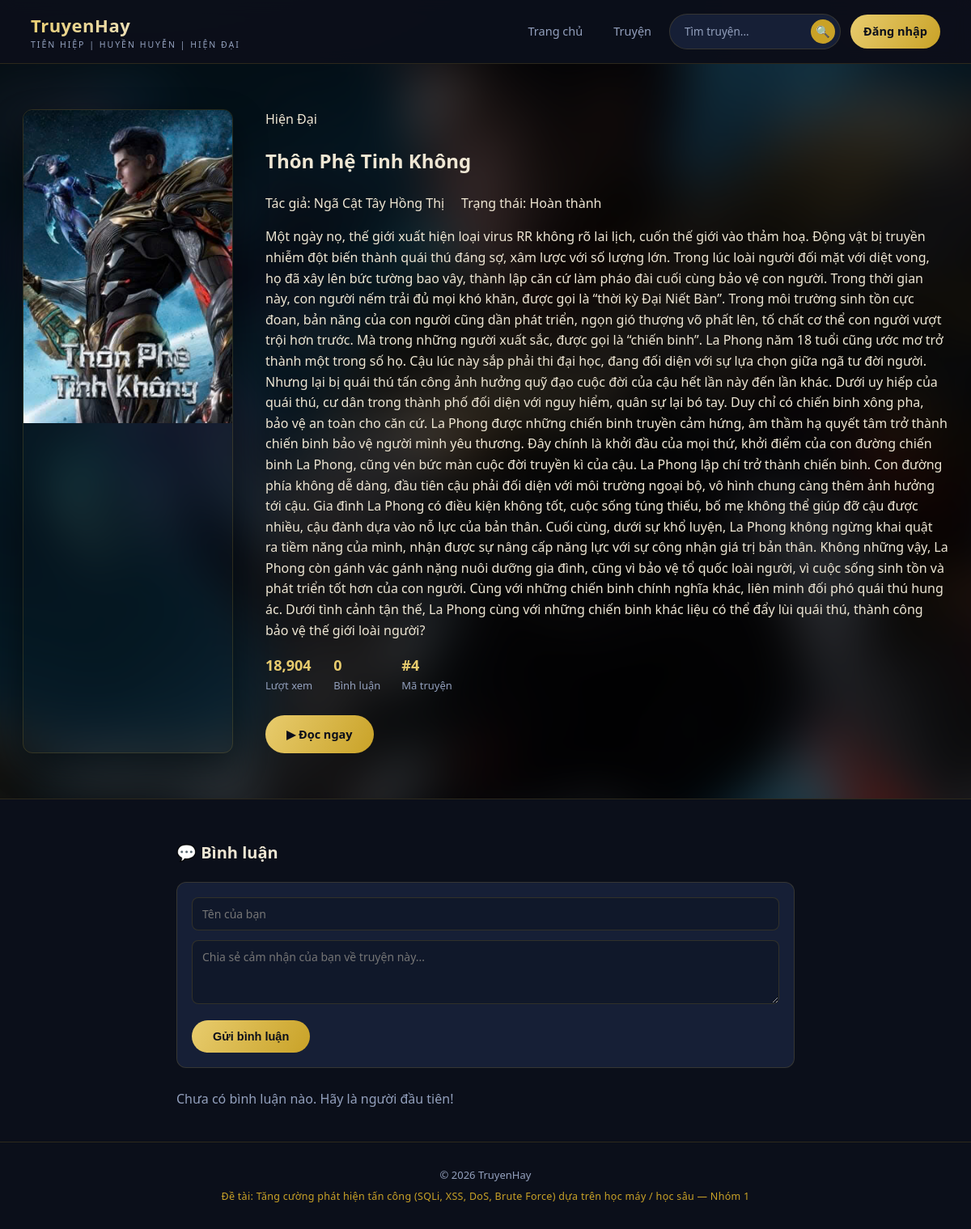
/truyen/4, run on an earlier commit of the app's database.
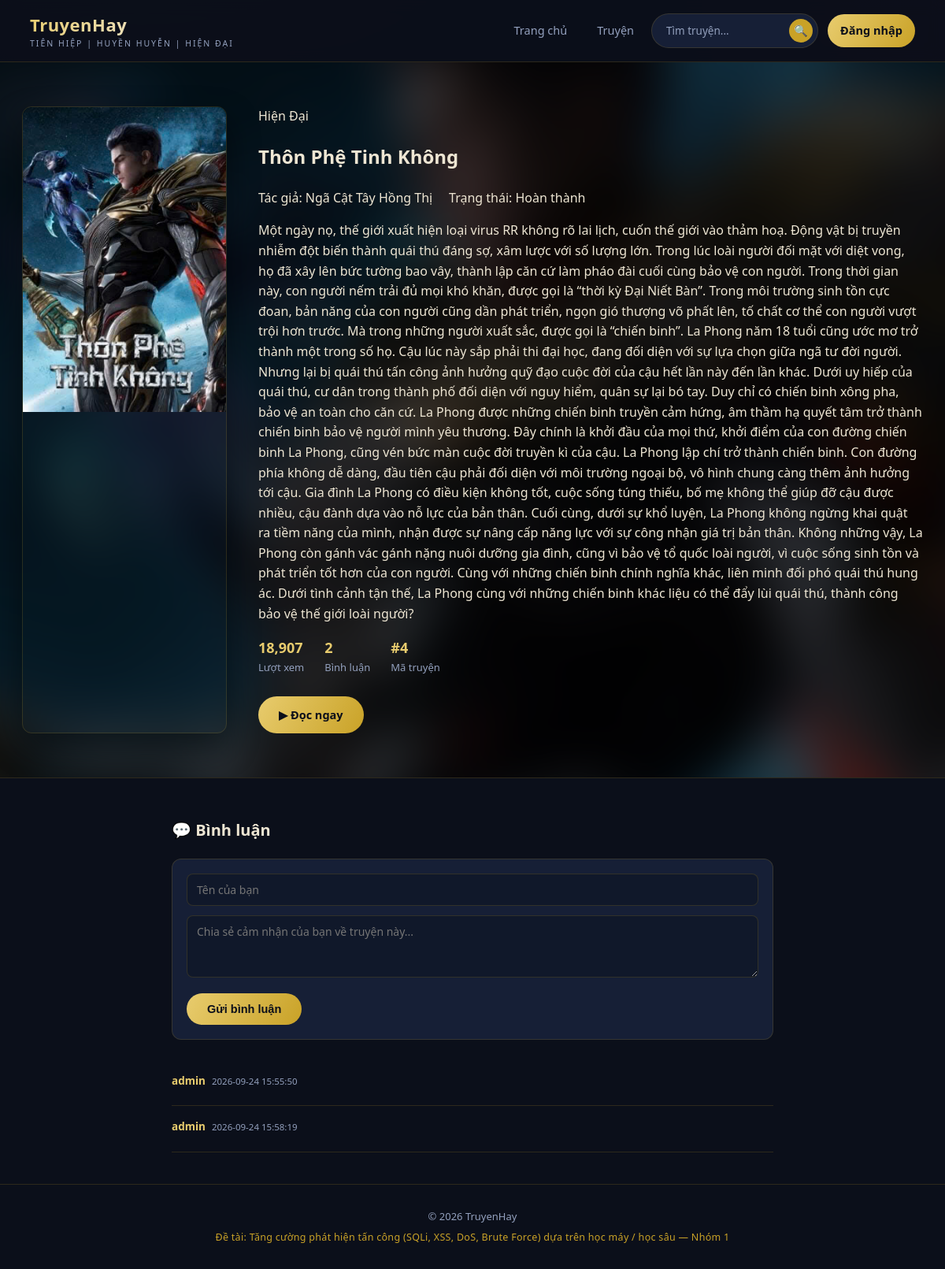
And on a later commit of the database.
### tables this page shows
CREATE TABLE truyen (
            id INTEGER PRIMARY KEY AUTOINCREMENT,
            title TEXT NOT NULL,
            author TEXT NOT NULL,
            category TEXT NOT NULL,
            description TEXT,
            image TEXT,
            views INTEGER DEFAULT 0,
            status TEXT NOT NULL DEFAULT "Đang ra",
            create_at TIMESTAMP DEFAULT CURRENT_TIMESTAMP
        );

CREATE TABLE comments (
            id INTEGER PRIMARY KEY AUTOINCREMENT,
            truyen_id INTEGER NOT NULL,
            username TEXT NOT NULL,
            content TEXT NOT NULL,
            created_at TIMESTAMP DEFAULT CURRENT_TIMESTAMP,
            FOREIGN KEY (truyen_id) REFERENCES truyen(id)
        );

### app.py (the view, shortened to what this page needs)
@app.route("/truyen/<truyen_id>", methods=["GET", "POST"])
def truyen_detail(truyen_id):
    db = get_db()
    cur = db.cursor()
    if request.method == "GET": #GET
        sql = ("SELECT * FROM truyen WHERE id = {t_id}").format(t_id=truyen_id)
        try: #Lay truyen
            truyen = run_query(sql, fetch="one")
        except sqlite3.Error as e:
            return f"Loi: {e}", 400
        if truyen == None:
            return "Không tìm thấy truyện !", 404
        try: #UPDATE views
            u_sql = "UPDATE truyen SET views = views + 1 WHERE id = {t_id}".format(t_id=truyen_id)
            run_query(u_sql, fetch="none")
        except sqlite3.Error as e:
            pass
        try: #Comments
            cmt_sql = ("SELECT * FROM comments WHERE truyen_id = {id} ORDER BY id"
                       ).format(id=truyen_id)
            comments = run_query(cmt_sql)
        except sqlite3.Error as e:
            comments =[]
        return render_template("truyen_detail.html", truyen=truyen, comments=comments)

### app.py (called while the page is built)
def get_db():
    if "db" not in g:
        g.db = sqlite3.connect(DB_PATH)
        g.db.row_factory = sqlite3.Row
    return g.db

def run_query(query, fetch="all"):
    db = get_db()
    cur = db.cursor()
    cur.execute(query)
    if fetch == "all":
        rows = cur.fetchall()
        return rows
    elif fetch == "one":
        row = cur.fetchone()
        return row
    else:
        db.commit()
        return None

### templates/truyen_detail.html (shortened to what this page needs)
<!DOCTYPE html>
<html lang="vi">
<head>
<link rel="stylesheet" href="{{ url_for('static', filename='style.css') }}">
</head>
<body>
<header class="site-header">
  <div class="header-inner">
    <a href="{{ url_for('index') }}" class="brand">
      <div>
        <div class="brand-text">TruyenHay</div>
        <div class="brand-sub">Tiên hiệp | Huyền huyễn | Hiện đại</div>
      </div>
    </a>
    <nav class="main-nav">
      <a href="{{ url_for('index') }}">Trang chủ</a>
      <a href="{{ url_for('truyen_list') }}">Truyện</a>
      <form class="search-form" action="{{ url_for('truyen_list') }}" method="get">
        <input type="text" name="q" placeholder="Tìm truyện...">
        <button type="submit" aria-label="Tìm kiếm">🔍</button>
      </form>
      {% if session.get('username') %}
        <a href="{{ url_for('logout') }}">Đăng xuất ({{ session.get('username') }})</a>
      {% else %}
        <a href="{{ url_for('login') }}" class="cta">Đăng nhập</a>
      {% endif %}
    </nav>
  </div>
</header>
<section class="detail-hero">
  {% set cover_img = truyen['image'] if truyen['image'] else 'tiennghich.jpg' %}
  {% set cover_url = url_for('static', filename='images/' + cover_img) %}
  <div class="detail-hero-bg" style="background-image: url('{{cover_url}}');"></div>
  <div class="detail-inner">
    <div class="detail-cover">
      <img src="{{cover_url}}" alt="{{ truyen.title }}">
    </div>
    <div class="hero-info">
      <span class="category-tag">{{ truyen['category']}}</span>
      <h1>{{ truyen['title'] }}</h1>
      <div class="author">Tác giả: {{ truyen['author'] }} &nbsp; &nbsp; Trạng thái: {{ truyen['status'] }}</div>
      <p class="desc">{{ truyen['description'] }}</p>
      <div class="stat-row">
        <div class="stat"><b>{{ "{:,}".format(truyen['views'] or 0) }}</b>Lượt xem</div>
        <div class="stat"><b>{{ comments|length }}</b>Bình luận</div>
        <div class="stat"><b>#{{ truyen['id'] }}</b>Mã truyện</div>
      </div>
      <a href="#doc" class="btn btn-primary">▶ Đọc ngay</a>
    </div>
  </div>
</section>
<div class="comments-wrap" id="doc">
  <h2>💬 Bình luận</h2>
  <form class="comment-form" method="post" action="{{ url_for('truyen_detail', truyen_id=truyen['id']) }}">
    <input type="text" name="username" placeholder="Tên của bạn"
           value="{{ session.get('username', '') }}" required>
    <textarea name="content" rows="3" placeholder="Chia sẻ cảm nhận của bạn về truyện này..." required></textarea>
    <button type="submit" class="btn btn-primary">Gửi bình luận</button>
  </form>
  {% for c in comments %}
  <div class="comment-item">
    <div class="who">{{ c.username }}<span class="when">{{ c.created_at }}</span></div>
  </div>
  {% else %}
  <p style="color:var(--muted);">Chưa có bình luận nào. Hãy là người đầu tiên!</p>
  {% endfor %}
</div>
<footer class="site-footer">
  <div>© 2026 TruyenHay</div>
  <div class="project-line">Đề tài: Tăng cường phát hiện tấn công (SQLi, XSS, DoS, Brute Force) dựa trên học máy / học sâu — Nhóm 1</div>
</footer>
</body>
</html>

What changed in the data, as far as the page shows it:
changed truyen "Thôn Phệ Tinh Không": views "18,904" → "18,907"
added comments: username "admin", created_at "2026-09-24 15:55:50"
added comments: username "admin", created_at "2026-09-24 15:58:19"
Also different on the page:
{{ comments|length }}: "0" → "2"
text no longer shown: "Chưa có bình luận nào. Hãy là người đầu tiên!"
